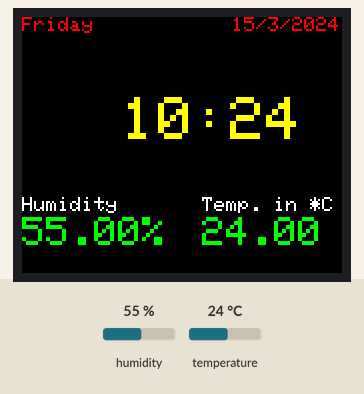
A sketch run on a simulated Arduino Mega 2560, built with avr-gcc and run on an emulated ATmega2560. Parts: 160×128 colour display. Wiring (inferred from the names in the program): DHT22 sensor: data pin 22. The inputs (shaded band) are chosen by the test bench; at power-on: humidity 55 %, temperature 24 °C. The local clock reads 2024-03-15 10:24:30 at power-on unless the sketch sets it; what the sketch prints to the serial monitor is not drawn.

Above: at 1.3 s.
1.4 s: humidity set to 22 %
At 4.5 s:
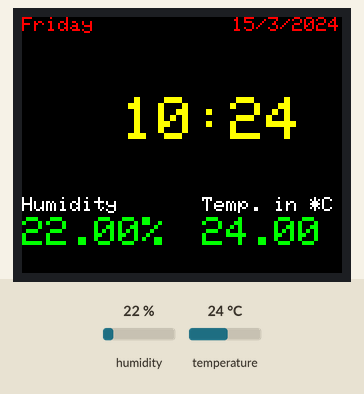
5.7 s: temperature set to 12 °C
At 8.5 s:
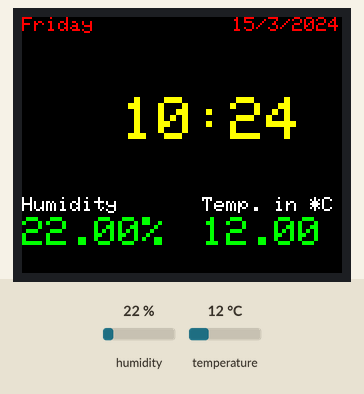
10.0 s: humidity set to 40 %
At 11.2 s:
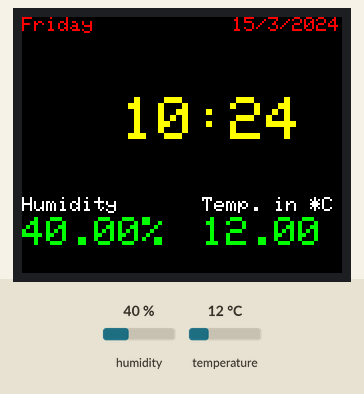
14.3 s: temperature set to 19 °C
At 17.9 s:
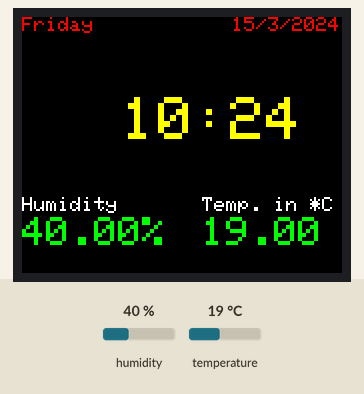
18.6 s: humidity set to 68 %
At 20.6 s:
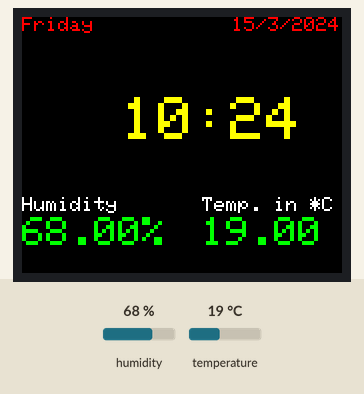
Timing chart, 0 to 22.1 s (numbered marks = the images above; inputs shaded):
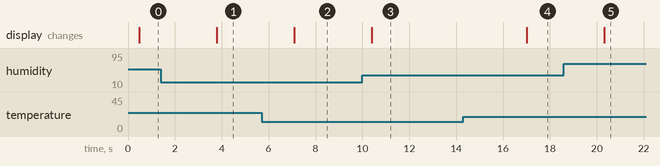

The sketch:

Real_Time_clock.ino
```cpp
// Date and time functions using a DS1307 RTC connected via I2C and Wire lib
#include <Wire.h>
#include "RTClib.h"
#include <Adafruit_GFX.h>    // Core graphics library
#include <Adafruit_ST7735.h> // Hardware-specific library
#include <SPI.h>
#include "DHT.h"

#define TFT_CS     10
#define TFT_RST    9  // you can also connect this to the Arduino reset
                      // in which case, set this #define pin to 0!
#define TFT_DC     8
#define TFT_SCLK 12   // set these to be whatever pins you like!
#define TFT_MOSI 11   // set these to be whatever pins you like!
Adafruit_ST7735 tft = Adafruit_ST7735(TFT_CS, TFT_DC, TFT_MOSI, TFT_SCLK, TFT_RST);

//Adafruit_ST7735 tft = Adafruit_ST7735(TFT_CS,  TFT_DC, TFT_RST);

#define DHTPIN 22
#define DHTTYPE DHT22
RTC_DS1307 rtc;
DHT dht(DHTPIN, DHTTYPE);
char daysOfTheWeek[7][12] = {"Sunday", "Monday", "Tuesday", "Wednesday", "Thursday", "Friday", "Saturday"};

void setup () {
  Wire.begin(0x68);
  Serial.begin(9600);
  tft.initR(INITR_BLACKTAB);
  Serial.println("Initialized");
  tft.fillScreen(ST7735_BLACK);
  tft.setRotation(3);

  dht.begin();

  if (! rtc.begin()) {
    Serial.println("Couldn't find RTC");
    while (1);
  }

  if (! rtc.isrunning()) {
    Serial.println("RTC is NOT running!");
    // following line sets the RTC to the date & time this sketch was compiled
    rtc.adjust(DateTime(F(__DATE__), F(__TIME__)));
    // This line sets the RTC with an explicit date & time, for example to set
    // January 21, 2014 at 3am you would call:
    // rtc.adjust(DateTime(2014, 1, 21, 3, 0, 0));
  }
}

void loop () {

  float h = dht.readHumidity();
  // Read temperature as Celsius (the default)
  float t = dht.readTemperature();

    DateTime now = rtc.now();

    Serial.print(now.year(), DEC);
    Serial.print('/');
    Serial.print(now.month(), DEC);
    Serial.print('/');
    Serial.print(now.day(), DEC);
    Serial.print(" (");
    Serial.print(daysOfTheWeek[now.dayOfTheWeek()]);
    Serial.print(") ");
    Serial.print(now.hour(), DEC);
    Serial.print(':');
    Serial.print(now.minute(), DEC);
    Serial.print(':');
    Serial.print(now.second(), DEC);
    Serial.println();
    tft.fillScreen(ST7735_BLACK);
  tft.setCursor(0, 0);
  tft.setTextColor(ST7735_RED);
  tft.setTextSize(1);
  tft.println(daysOfTheWeek[now.dayOfTheWeek()]);
  tft.setCursor(105,0);
  tft.print(now.day(), DEC);
  tft.print('/');
  tft.print(now.month(), DEC);
  tft.print('/');
  tft.print(now.year(), DEC);
  tft.setCursor(50, 40);
  tft.setTextColor(ST7735_YELLOW);
  tft.setTextSize(3);
  tft.print(now.hour(),DEC);
  tft.print(':');
  tft.print(now.minute(), DEC);

  tft.setCursor(0, 90);
  tft.setTextColor(ST7735_WHITE);
  tft.setTextSize(1);
  tft.print("Humidity");
  tft.setCursor(0, 100);
  tft.setTextColor(ST7735_GREEN);
  tft.setTextSize(2);
  tft.print(h);
  tft.print("%");

  tft.setCursor(90, 90);
  tft.setTextColor(ST7735_WHITE);
  tft.setTextSize(1);
  tft.print("Temp. in *C");
  tft.setCursor(90, 100);
  tft.setTextColor(ST7735_GREEN);
  tft.setTextSize(2);
  tft.print(t);
  //tft.print("*C");

    Serial.println();
    delay(3000);
}
```

Measured:
- after the input at 1.4 s, the display: changes after 2.4 s (image 1)
- after the input at 5.7 s, the display: changes after 1.4 s (image 2)
- after the input at 10.0 s, the display: changes after 0.40 s (image 3)
- after the input at 14.3 s, the display: changes after 2.7 s (image 4)
- after the input at 18.6 s, the display: changes after 1.7 s (image 5)
